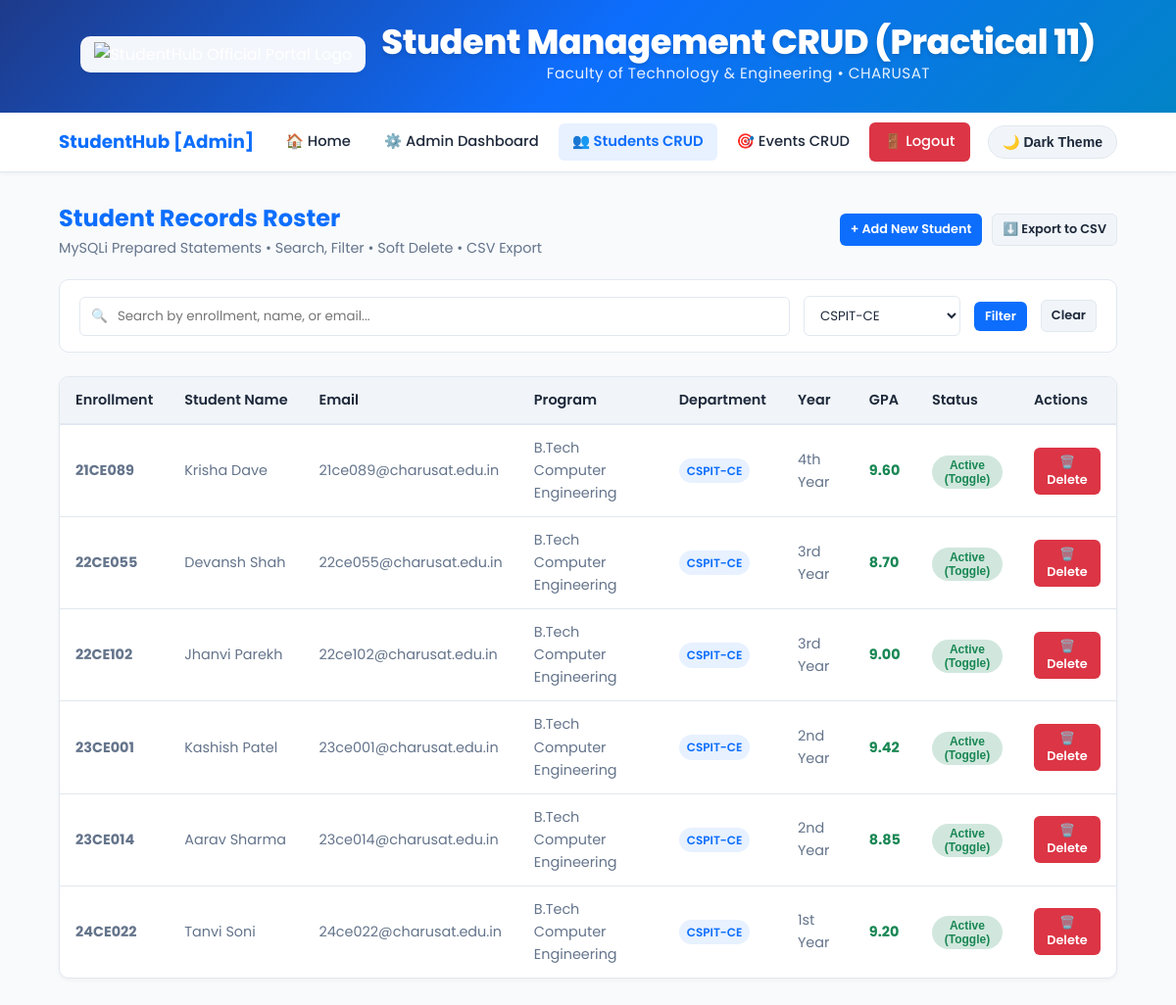
The app's page /manage_students.php?department=CSPIT-CE (signed in) with its own data.
### tables this page shows
CREATE TABLE `students` (
  `id` INT AUTO_INCREMENT PRIMARY KEY,
  `user_id` INT NULL,
  `enrollment` VARCHAR(20) NOT NULL UNIQUE,
  `full_name` VARCHAR(100) NOT NULL,
  `email` VARCHAR(100) NOT NULL UNIQUE,
  `mobile` VARCHAR(15) NOT NULL,
  `course` VARCHAR(80) NOT NULL,
  `department` VARCHAR(50) NOT NULL,
  `year` VARCHAR(20) NOT NULL,
  `semester` INT NOT NULL DEFAULT 3,
  `gender` ENUM('Male', 'Female', 'Other') NOT NULL,
  `gpa` DECIMAL(3,2) NOT NULL DEFAULT 8.00,
  `status` ENUM('Active', 'Inactive') NOT NULL DEFAULT 'Active',
  `created_at` TIMESTAMP DEFAULT CURRENT_TIMESTAMP,
  `updated_at` TIMESTAMP DEFAULT CURRENT_TIMESTAMP ON UPDATE CURRENT_TIMESTAMP,
  FOREIGN KEY (`user_id`) REFERENCES `users`(`id`) ON DELETE SET NULL,
  INDEX `idx_students_enrollment` (`enrollment`),
  INDEX `idx_students_dept` (`department`),
  INDEX `idx_students_status` (`status`)
);

### php/config.php (called while the page is built, shortened)
<?php
function sanitizeInput($data) {
    $data = trim($data);
    $data = stripslashes($data);
    return htmlspecialchars($data, ENT_QUOTES, 'UTF-8');
}

### manage_students.php (the view, shortened to what this page needs)
<?php
require_once __DIR__ . '/php/config.php';
$mysqli = Database::getMySQLi();
$search = sanitizeInput($_GET['search'] ?? '');
$deptFilter = sanitizeInput($_GET['department'] ?? 'All');
$students = [];
if ($mysqli) {
    $query = "SELECT * FROM students WHERE 1=1";
    $params = [];
    $types = "";
    if ($deptFilter !== 'All') {
        $query .= " AND department = ?";
        $params[] = $deptFilter;
        $types .= "s";
    }
    $query .= " ORDER BY enrollment ASC";
    $stmt = $mysqli->prepare($query);
    if (!empty($params)) {
        $stmt->bind_param($types, ...$params);
    }
    $stmt->execute();
    $result = $stmt->get_result();
    $students = $result->fetch_all(MYSQLI_ASSOC);
} else {
    $json = @file_get_contents(DATA_PATH . '/students.json');
    $students = json_decode($json, true) ?: [];
}
?>
<!DOCTYPE html>
<html lang="en">
<head>
    <link rel="stylesheet" href="css/style.css">
</head>
<body>
    <header role="banner">
        <div class="header-top">
            <img src="images/StudentHubLogo.png" alt="StudentHub Official Portal Logo" class="header-logo">
            <div class="header-brand">
                <h1>Student Management CRUD (Practical 11)</h1>
                <p class="tagline">Faculty of Technology &amp; Engineering &bull; CHARUSAT</p>
            </div>
        </div>
    </header>
    <nav class="main-nav">
        <div class="nav-brand">
            <span>StudentHub [Admin]</span>
        </div>
        <ul class="nav-links">
            <li><a href="index.php">🏠 Home</a></li>
            <li><a href="admin_dashboard.php">⚙️ Admin Dashboard</a></li>
            <li><a href="manage_students.php" class="active">👥 Students CRUD</a></li>
            <li><a href="manage_events.php">🎯 Events CRUD</a></li>
            <li><a href="php/logout.php" class="btn btn-danger btn-sm" style="color: #fff;">🚪 Logout</a></li>
        </ul>
        <div class="nav-actions">
            <button id="themeBtn" class="theme-toggle-btn">🌙 Dark Theme</button>
        </div>
    </nav>
    <main>
        <div style="display: flex; justify-content: space-between; align-items: center; margin-bottom: 20px; flex-wrap: wrap; gap: 14px;">
            <div>
                <h2 style="color: var(--primary);">Student Records Roster</h2>
                <p style="color: var(--text-secondary); font-size: 0.9rem;">
                    MySQLi Prepared Statements &bull; Search, Filter &bull; Soft Delete &bull; CSV Export
                </p>
            </div>
            <div style="display: flex; gap: 10px;">
                <button class="btn btn-primary btn-sm" onclick="window.openModal('addStudentModal')">+ Add New Student</button>
                <a href="php/export_students.php" class="btn btn-secondary btn-sm">⬇️ Export to CSV</a>
            </div>
        </div>
        <form method="GET" class="toolbar" style="margin-bottom: 24px;">
            <div class="toolbar-search">
                <input type="text" name="search" value="<?= htmlspecialchars($search) ?>" placeholder="Search by enrollment, name, or email...">
            </div>
            <div class="toolbar-filter">
                <select name="department" onchange="this.form.submit()">
                    <option value="CSPIT-CE" <?= $deptFilter === 'CSPIT-CE' ? 'selected' : '' ?>>CSPIT-CE</option>
                </select>
            </div>
            <button type="submit" class="btn btn-primary btn-sm">Filter</button>
            <?php if (!empty($search) || $deptFilter !== 'All'): ?>
                <a href="manage_students.php" class="btn btn-secondary btn-sm">Clear</a>
            <?php endif; ?>
        </form>
        <div class="table-responsive">
            <table class="table">
                <thead>
                    <tr>
                        <th>Enrollment</th>
                        <th>Student Name</th>
                        <th>Email</th>
                        <th>Program</th>
                        <th>Department</th>
                        <th>Year</th>
                        <th>GPA</th>
                        <th>Status</th>
                        <th>Actions</th>
                    </tr>
                </thead>
                <tbody>
                    <?php if (empty($students)): ?>
                        <tr><td colspan="9" style="text-align: center; padding: 30px;">No student records found.</td></tr>
                    <?php else: ?>
                        <?php foreach ($students as $s): ?>
                            <tr>
                                <td><strong><?= htmlspecialchars($s['enrollment']) ?></strong></td>
                                <td><?= htmlspecialchars($s['full_name'] ?? $s['name']) ?></td>
                                <td><?= htmlspecialchars($s['email']) ?></td>
                                <td><?= htmlspecialchars($s['course']) ?></td>
                                <td><span class="badge badge-primary"><?= htmlspecialchars($s['department']) ?></span></td>
                                <td><?= htmlspecialchars($s['year']) ?></td>
                                <td><span style="font-weight: 700; color: var(--success);"><?= htmlspecialchars($s['gpa'] ?? '8.5') ?></span></td>
                                <td>
                                    <form method="POST" style="display: inline;" onsubmit="return confirm('Toggle status for this student?');">
                                        <button type="submit" class="badge <?= ($s['status'] ?? 'Active') === 'Active' ? 'badge-success' : 'badge-danger' ?>" style="cursor: pointer; border: none;">
                                            <?= htmlspecialchars($s['status'] ?? 'Active') ?> (Toggle)
                                        </button>
                                    </form>
                                </td>
                                <td>
                                    <form method="POST" style="display: inline;" onsubmit="return confirm('Confirm permanent deletion of <?= htmlspecialchars($s['full_name'] ?? $s['name']) ?>?');">
                                        <button type="submit" class="btn btn-danger btn-sm">🗑️ Delete</button>
                                    </form>
                                </td>
                            </tr>
                        <?php endforeach; ?>
                    <?php endif; ?>
                </tbody>
            </table>
        </div>
    </main>
</body>
</html>

### records on screen
students: enrollment "21CE089", full_name "Krisha Dave", email "21ce089@charusat.edu.in", course "B.Tech Computer Engineering", department "CSPIT-CE", year "4th Year", gpa "9.60", status "Active"
students: enrollment "22CE055", full_name "Devansh Shah", email "22ce055@charusat.edu.in", course "B.Tech Computer Engineering", department "CSPIT-CE", year "3rd Year", gpa "8.70", status "Active"
students: enrollment "22CE102", full_name "Jhanvi Parekh", email "22ce102@charusat.edu.in", course "B.Tech Computer Engineering", department "CSPIT-CE", year "3rd Year", gpa "9.00", status "Active"
students: enrollment "23CE001", full_name "Kashish Patel", email "23ce001@charusat.edu.in", course "B.Tech Computer Engineering", department "CSPIT-CE", year "2nd Year", gpa "9.42", status "Active"
students: enrollment "23CE014", full_name "Aarav Sharma", email "23ce014@charusat.edu.in", course "B.Tech Computer Engineering", department "CSPIT-CE", year "2nd Year", gpa "8.85", status "Active"
students: enrollment "24CE022", full_name "Tanvi Soni", email "24ce022@charusat.edu.in", course "B.Tech Computer Engineering", department "CSPIT-CE", year "1st Year", gpa "9.20", status "Active"
